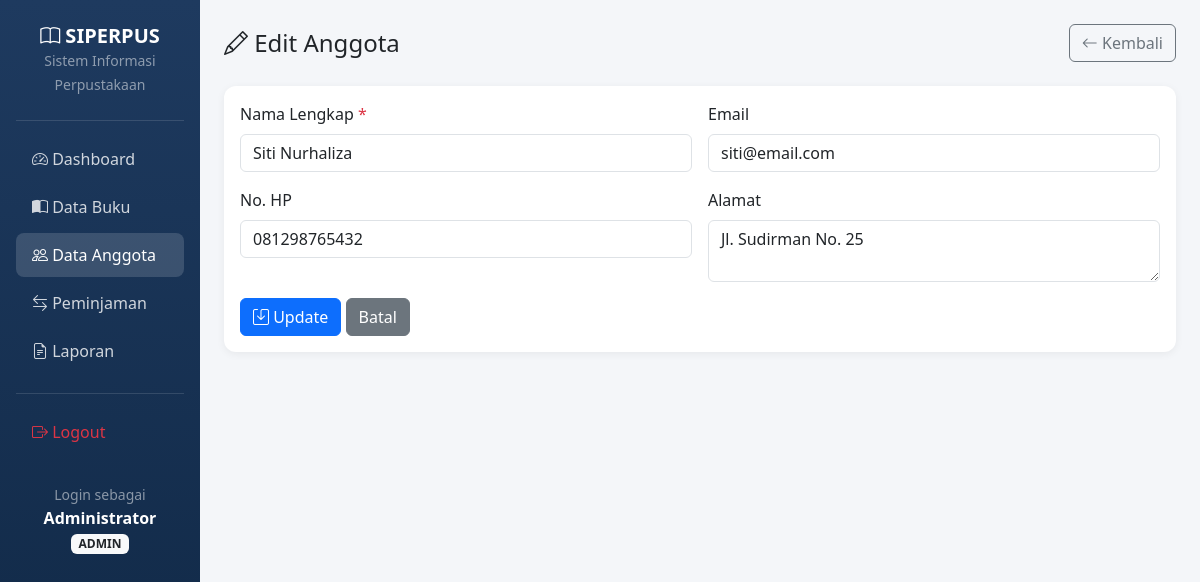
Screenshot of /pages/anggota/edit.php?id=2 (signed in) with the database file from the repository.
### tables this page shows
CREATE TABLE anggota (
    id INT AUTO_INCREMENT PRIMARY KEY,
    nama VARCHAR(100) NOT NULL,
    email VARCHAR(100),
    no_hp VARCHAR(20),
    alamat TEXT,
    created_at TIMESTAMP DEFAULT CURRENT_TIMESTAMP
);

### pages/anggota/edit.php (the view, shortened to what this page needs)
<?php
require_once '../../config/database.php';
require_once '../../includes/header.php';
$id = (int)($_GET['id'] ?? 0);
$stmt = $conn->prepare("SELECT * FROM anggota WHERE id = ?");
$stmt->bind_param("i", $id);
$stmt->execute();
$anggota = $stmt->get_result()->fetch_assoc();
?>
<div class="d-flex justify-content-between align-items-center mb-4">
    <h4 class="mb-0"><i class="bi bi-pencil"></i> Edit Anggota</h4>
    <a href="index.php" class="btn btn-outline-secondary"><i class="bi bi-arrow-left"></i> Kembali</a>
</div>
<div class="card">
    <div class="card-body">
        <form method="POST">
            <div class="row g-3">
                <div class="col-md-6">
                    <label class="form-label">Nama Lengkap <span class="text-danger">*</span></label>
                    <input type="text" name="nama" class="form-control" required value="<?= htmlspecialchars($_POST['nama'] ?? $anggota['nama']) ?>">
                </div>
                <div class="col-md-6">
                    <label class="form-label">Email</label>
                    <input type="email" name="email" class="form-control" value="<?= htmlspecialchars($_POST['email'] ?? $anggota['email']) ?>">
                </div>
                <div class="col-md-6">
                    <label class="form-label">No. HP</label>
                    <input type="text" name="no_hp" class="form-control" value="<?= htmlspecialchars($_POST['no_hp'] ?? $anggota['no_hp']) ?>">
                </div>
                <div class="col-md-6">
                    <label class="form-label">Alamat</label>
                    <textarea name="alamat" class="form-control" rows="2"><?= htmlspecialchars($_POST['alamat'] ?? $anggota['alamat']) ?></textarea>
                </div>
                <div class="col-12">
                    <button type="submit" class="btn btn-primary"><i class="bi bi-save"></i> Update</button>
                    <a href="index.php" class="btn btn-secondary">Batal</a>
                </div>
            </div>
        </form>
    </div>
</div>
<?php require_once '../../includes/footer.php'; ?>

### includes/header.php (style rules this page uses)
body { background-color: #f4f6f9; }
.card { border: none; border-radius: 12px; box-shadow: 0 2px 8px rgba(0,0,0,0.06); }

### rows the page displays
anggota: nama "Siti Nurhaliza", email "siti@email.com", no_hp "081298765432", alamat "Jl. Sudirman No. 25"

### other values shown
$user['nama'] "Administrator"
$user['role'] "ADMIN"
